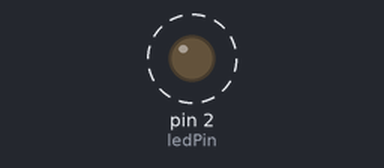
The sketch below on a simulated Arduino Uno, built with avr-gcc and run on an emulated ATmega328P. Shown: output pins drawn as LEDs (lit = HIGH). Dashed ring = blinking. No radio packets arrive unless stated.

Above: at 0.4 s.
Timing chart, 0 to 3.0 s (numbered marks = the images above):
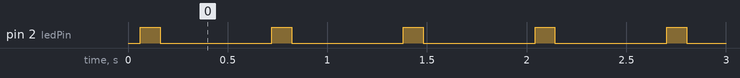

Measured:
- by itself, pin 2 (ledPin): alternates HIGH for 0.10 s and LOW for 0.56 s

The sketch:

702202send.ino
```cpp
#include <RH_ASK.h>
#include <SPI.h>

RH_ASK rf_driver;
int ledPin = 2;

void setup()
{
    pinMode(ledPin, OUTPUT);
    rf_driver.init();
        Serial.begin(9600);
}

void loop()
{
    const char *msg = "hgr590";

    rf_driver.send((uint8_t *)msg, strlen(msg));
    rf_driver.waitPacketSent();

    digitalWrite(ledPin, HIGH);
    delay(100);
    digitalWrite(ledPin, LOW);
    delay(500);
}
```
